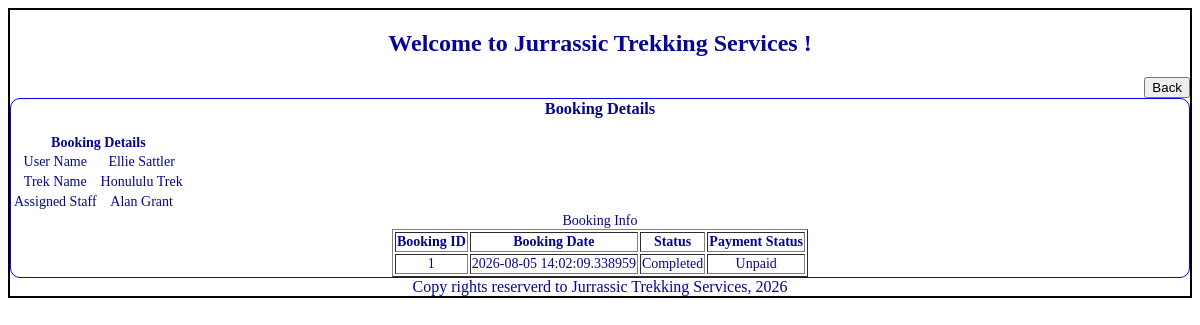
Page /admin/booking/1 (signed in) on the committed database.
### models.py (models this page shows)
class user(db.Model):
    user_id = db.Column(db.Integer, primary_key=True)
    full_name = db.Column(db.String, nullable=False)  # changed True -> False, signup form now always collects this
    email = db.Column(db.String, unique=True, nullable=False)
    password = db.Column(db.String, nullable=False)
    role = db.Column(db.String, nullable=False)
    status = db.Column(db.String, nullable=False , default="Active")
    created_at = db.Column(db.DateTime, nullable=False, default=datetime.utcnow)
    staff_profile = db.relationship(
        'staff_profile', backref='user', uselist=False, cascade="all, delete-orphan"
    )
    trekker = db.relationship(
        'trekker', backref='user', uselist=False, cascade="all, delete-orphan"
    )

class trek(db.Model):
    trek_id = db.Column(db.Integer, primary_key=True)
    trek_name = db.Column(db.String, nullable=False)
    location = db.Column(db.String, nullable=False)
    difficulty = db.Column(db.String, nullable=False)
    duration_days = db.Column(db.Integer, nullable=False)
    start_date = db.Column(db.Date, nullable=False)
    end_date = db.Column(db.Date, nullable=False)
    available_slots = db.Column(db.Integer, nullable=False)
    assigned_staff_id = db.Column(db.Integer, db.ForeignKey('staff_profile.staff_id'))
    status = db.Column(db.String, nullable=False, default="Pending")
    created_at = db.Column(db.DateTime, nullable=False, default=datetime.utcnow)
    bookings = db.relationship('booking', backref='trek', lazy=True)

class booking(db.Model):
    booking_id = db.Column(db.Integer, primary_key=True)
    trekker_id = db.Column(db.Integer, db.ForeignKey('trekker.trekker_id'), nullable=False)
    trek_id = db.Column(db.Integer, db.ForeignKey('trek.trek_id'), nullable=False)
    booking_date = db.Column(db.DateTime, nullable=False, default=datetime.utcnow)
    booking_status = db.Column(db.String, nullable=False, default="Booked")
    payment_status = db.Column(db.String, nullable=False, default="Unpaid")
    trek_history = db.relationship(
        'trek_history', backref='booking', uselist=False, cascade="all, delete-orphan"
    )

### controller.py (the view)
@app.route("/admin/booking/<int:booking_id>")
def booking_detail(booking_id):
  if session.get('role') != 'Admin':
    return redirect(url_for('signin'))
  this_booking = booking.query.get(booking_id)
  return render_template("Booking.html", this_booking=this_booking)

### templates/Booking.html (shortened to what this page needs)
<!DOCTYPE html>
<html lang="en">
<head>
    <link rel="stylesheet" href="/static/main.css">
</head>
<body>
 <div class="container">
    <div class="center" >
        <h2>Welcome to Jurrassic Trekking Services !</h2>
    </div>
    <div style="text-align: right;">
        <button onclick="window.location.href='/admin/'">
            Back
        </button>
    </div>
    <div class="dashboard-form">
        <h3 class="center">Booking Details</h3><br>
        <div style="text-align: left;">
         <table class="center" name="User Record" style="margin-left: 0; margin-right: auto">
         <caption><b>Booking Details</b></caption>
         <tr>
            <td>User Name</td>
            <td>{{this_booking.trekker.user.full_name}}</td>
         </tr>
         <tr>
            <td>Trek Name</td>
            <td>{{this_booking.trek.trek_name}}</td>
         </tr>
         <tr>
            <td>Assigned Staff</td>
            <td>{{this_booking.trek.assigned_staff.user.full_name if this_booking.trek.assigned_staff else 'Not Assigned'}}</td>
         </tr>
        </table>
        </div>
        <table class="center" name="Booking Info" border="1">
        <caption>Booking Info</caption>
        <tr>
            <th>Booking ID</th>
            <th>Booking Date</th>
            <th>Status</th>
            <th>Payment Status</th>
        </tr>
        <tr>
            <td>{{this_booking.booking_id}}</td>
            <td>{{this_booking.booking_date}}</td>
            <td>{{this_booking.booking_status}}</td>
            <td>{{this_booking.payment_status}}</td>
        </tr>
        </table>
    </div>
<div class="center">Copy rights reserverd to Jurrassic Trekking Services, 2026</div>
 </div>
</body>
</html>

### static/main.css (style rules this page uses)
.container { border: 2px solid black; }
.center { text-align: center; margin: auto; color: rgb(5 , 5 , 150); }
.dashboard-form { border: 1px solid blue; margin: auto; border-radius: 10px; font-size: 14px; text-align: justify; }

### rows in the picture
user: trekker.user.full_name "Ellie Sattler"
trek: trek.trek_name "Honululu Trek"
user: trek.assigned_staff.user "Alan Grant"
booking: booking_id "1", booking_date "2026-08-05 14:02:09.338959", booking_status "Completed", payment_status "Unpaid"
